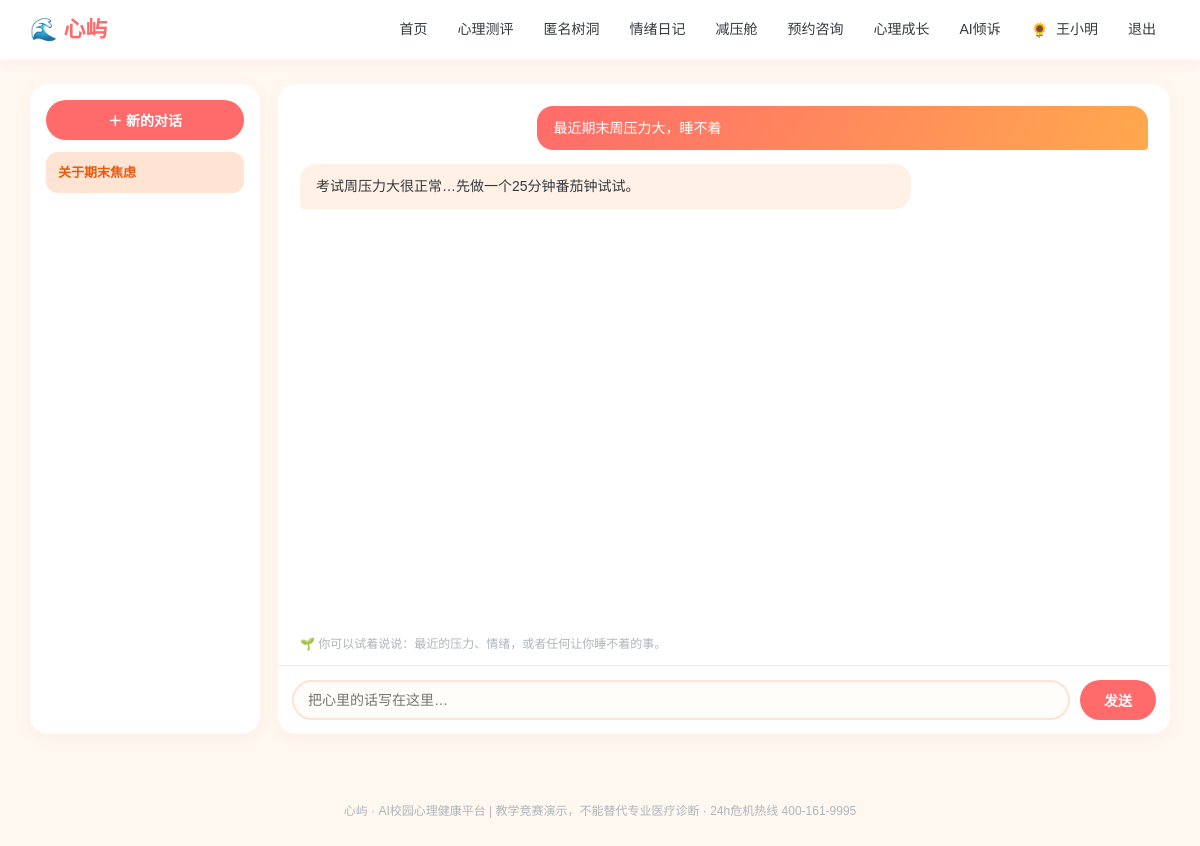
The page /chat (signed in) on the database its author committed.
### models.py (models this page shows, shortened)
class User(db.Model):
    __tablename__ = "users"
    id = db.Column(db.Integer, primary_key=True)
    username = db.Column(db.String(64), unique=True, nullable=False)
    password_hash = db.Column(db.String(256), nullable=False)
    role = db.Column(db.String(16), default="student")   # student / counselor / admin
    real_name = db.Column(db.String(64), default="")
    gender = db.Column(db.String(8), default="")
    grade = db.Column(db.String(32), default="")
    major = db.Column(db.String(64), default="")
    phone = db.Column(db.String(32), default="")
    avatar = db.Column(db.String(16), default="🌻")
    avatar_type = db.Column(db.String(16), default="emoji")   # emoji / upload
    avatar_file = db.Column(db.String(128), default="")       # 本地上传头像文件名
    profile_completed = db.Column(db.Boolean, default=False)  # 首次登录是否已完成基本信息
    qualification_no = db.Column(db.String(64), default="")   # 注册系统编号/证书编号
    qualification_verified = db.Column(db.Boolean, default=False)
    student_id = db.Column(db.String(32), default="")
    school = db.Column(db.String(128), default="")
    college = db.Column(db.String(128), default="")
    class_name = db.Column(db.String(64), default="")
    enrollment_year = db.Column(db.String(8), default="")
    education_level = db.Column(db.String(32), default="")
    student_status = db.Column(db.String(32), default="")
    employee_id = db.Column(db.String(32), default="")
    teacher_title = db.Column(db.String(64), default="")
    department = db.Column(db.String(128), default="")
    qualification = db.Column(db.String(256), default="")
    intro = db.Column(db.String(512), default="")
    created_at = db.Column(db.DateTime, default=datetime.now)

class ChatSession(db.Model):
    __tablename__ = "chat_sessions"
    id = db.Column(db.Integer, primary_key=True)
    user_id = db.Column(db.Integer, db.ForeignKey("users.id"))
    title = db.Column(db.String(128), default="新对话")
    created_at = db.Column(db.DateTime, default=datetime.now)
    last_at = db.Column(db.DateTime, default=datetime.now)

class ChatMessage(db.Model):
    __tablename__ = "chat_messages"
    id = db.Column(db.Integer, primary_key=True)
    session_id = db.Column(db.Integer, db.ForeignKey("chat_sessions.id"))
    role = db.Column(db.String(16))                     # user / assistant
    content = db.Column(db.Text)
    emotion = db.Column(db.String(32), default="")
    risk = db.Column(db.String(16), default="none")
    created_at = db.Column(db.DateTime, default=datetime.now)

### app.py (the view)
@app.route("/chat")
@login_required()
def chat(u):
    sessions = ChatSession.query.filter_by(user_id=u.id).order_by(ChatSession.last_at.desc()).all()
    sid = request.args.get("sid", type=int)
    msgs, cur = [], None
    if sid:
        cur = ChatSession.query.filter_by(id=sid, user_id=u.id).first()
    if not cur and sessions:
        cur = sessions[0]
    if cur:
        msgs = ChatMessage.query.filter_by(session_id=cur.id).order_by(ChatMessage.id).all()
    return render_template("chat.html", u=u, sessions=sessions, cur=cur, msgs=msgs)

### app.py (called while the page is built)
def login_required(role=None):
    def decor(f):
        @wraps(f)
        def wrapper(*args, **kwargs):
            uid = session.get("uid")
            if not uid:
                return redirect(url_for("login", next=request.path))
            u = db.session.get(User, uid)
            if not u:
                session.clear()
                return redirect(url_for("login"))
            if not u.profile_completed and request.endpoint not in (
                    "profile", "logout", "static", "avatar_upload"):
                flash("首次登录请先完善你的基本信息", "warn")
                return redirect(url_for("profile"))
            if role and u.role != role:
                flash("该页面需要相应权限", "warn")
                return redirect(url_for("index"))
            return f(u, *args, **kwargs)
        return wrapper
    return decor

@app.context_processor
def inject_globals():
    uid = session.get("uid")
    u = db.session.get(User, uid) if uid else None
    def avatar_html(usr, cls="", emoji_cls=""):
        if usr and usr.avatar_type == "upload" and usr.avatar:
            return f'<img class="{cls}" src="{usr.avatar}" alt="头像">'
        return f'<span class="{emoji_cls}">{usr.avatar or "👤" if usr else "👤"}</span>'
    return {"now": datetime.now(), "u": u, "avatar_html": avatar_html}

### templates/chat.html (shortened to what this page needs)
{% extends "base.html" %}
{% block body %}
<div class="chat-wrap">
  <div class="side">
    <button class="btn newbtn" id="newChat">＋ 新的对话</button>
    <div class="slist" id="slist">
      {% for s in sessions %}
      <div class="sitem {{ 'active' if cur and cur.id==s.id else '' }}" onclick="location.href='{{ url_for('chat', sid=s.id) }}'">{{ s.title }}</div>
      {% endfor %}
    </div>
  </div>
  <div class="main">
    <div id="msgList">
      {% for m in msgs %}
      {% if m.role=='user' %}
        <div class="bubble me">{{ m.content }}</div>
      {% else %}
        <div class="bubble bot">{{ m.content }}</div>
      {% endif %}
      {% endfor %}
    </div>
    <div class="hint">🌱 你可以试着说说：最近的压力、情绪，或者任何让你睡不着的事。</div>
    <div class="inputbar">
      <input type="text" id="msgInput" placeholder="把心里的话写在这里…" autocomplete="off">
      <button class="btn" id="sendBtn">发送</button>
    </div>
  </div>
</div>
{% endblock %}

### templates/base.html (shortened to what this page needs)
<!DOCTYPE html>
<html lang="zh-CN">
<head>
<link href="{{ url_for('static', filename='css/style.css') }}" rel="stylesheet">
</head>
<body>
<nav class="topnav">
  <div class="nav-inner">
    <a class="brand" href="{{ url_for('index') }}">🌊 心屿</a>
    <div class="nav-links">
      {% if u %}
        {% if u.role == 'student' %}
          <a href="{{ url_for('index') }}">首页</a>
          <a href="{{ url_for('assessments') }}">心理测评</a>
          <a href="{{ url_for('treehole') }}">匿名树洞</a>
          <a href="{{ url_for('mood') }}">情绪日记</a>
          <a href="{{ url_for('relax') }}">减压舱</a>
          <a href="{{ url_for('booking') }}">预约咨询</a>
          <a href="{{ url_for('learn') }}">心理成长</a>
          <a href="{{ url_for('chat') }}">AI倾诉</a>
        {% endif %}
        <a class="nav-user" href="{{ url_for('profile') }}" title="个人信息"><span class="nav-avatar-wrap">{{ avatar_html(u, cls="nav-avatar") | safe }}</span> {{ u.real_name or u.username }}</a>
        <a href="{{ url_for('logout') }}">退出</a>
      {% else %}
        <a href="{{ url_for('login') }}">登录</a>
        <a href="{{ url_for('register') }}">注册</a>
      {% endif %}
    </div>
  </div>
</nav>
<main class="container">{% block body %}{% endblock %}</main>
<footer class="footer">心屿 · AI校园心理健康平台 | 教学竞赛演示，不能替代专业医疗诊断 · 24h危机热线 400-161-9995</footer>
</body>
</html>

### static/css/style.css (style rules this page uses)
* { margin: 0; padding: 0; box-sizing: border-box; }
:root { --brand: #ff6b6b; --brand2: #ffa94d; --sky: #4dabf7; --mint: #51cf66; --sun: #ffd43b; --ink: #343a40; --ink2: #868e96; --bg: #fff8f0; --card: #ffffff; --soft: #fff1e6; }
body { font-family: "Microsoft YaHei", "PingFang SC", sans-serif; background: var(--bg); color: var(--ink); line-height: 1.65; }
a { color: var(--brand); text-decoration: none; }
.topnav { background: #fff; box-shadow: 0 2px 12px rgba(255,107,107,.08); position: sticky; top: 0; z-index: 100; }
.nav-inner { max-width: 1180px; margin: 0 auto; padding: 0 20px; height: 60px; display: flex; align-items: center; justify-content: space-between; }
.brand { font-size: 22px; font-weight: 800; color: var(--brand); display:flex; align-items:center; gap:6px; }
.nav-links { display: flex; gap: 2px; align-items: center; flex-wrap: wrap; }
.nav-links a { color: var(--ink); padding: 7px 14px; border-radius: 20px; font-size: 14px; font-weight: 500; transition: .2s; }
.nav-user { font-size: 13px; color: var(--ink2); padding: 0 8px; }
.nav-avatar-wrap { display: inline-flex; vertical-align: middle; margin-right: 4px; }
.container { max-width: 1180px; margin: 24px auto; padding: 0 20px; }
.footer { text-align: center; color: #adb5bd; font-size: 12px; padding: 28px; margin-top: 40px; }
.btn { display: inline-block; background: var(--brand); color: #fff; border: none; padding: 10px 24px; border-radius: 24px; font-size: 14px; cursor: pointer; font-weight: 600; transition:.2s; }
input[type=text], input[type=password], input[type=date], input[type=time], select, textarea { width: 100%; padding: 10px 14px; border: 2px solid #ffe3d3; border-radius: 12px; font-size: 14px; font-family: inherit; background:#fffdf9; }

### templates/chat.html (style rules this page uses)
.chat-wrap { display:grid;grid-template-columns:230px 1fr;gap:18px;height:calc(100vh - 150px); }
.side { background:#fff;border-radius:18px;padding:16px;box-shadow:0 4px 14px rgba(255,107,107,.08);display:flex;flex-direction:column; }
.newbtn { width:100%;margin-bottom:12px; }
.slist { overflow-y:auto;flex:1; }
.sitem { padding:10px 12px;border-radius:12px;font-size:13px;color:#495057;cursor:pointer;margin-bottom:6px;background:#fff8f0; }
.sitem.active { background:#ffe3d3;color:#e8590c;font-weight:600; }
.main { background:#fff;border-radius:18px;box-shadow:0 4px 14px rgba(255,107,107,.08);display:flex;flex-direction:column;overflow:hidden; }
#msgList { flex:1;overflow-y:auto;padding:22px; }
.bubble { max-width:72%;margin-bottom:14px;padding:11px 16px;border-radius:16px;font-size:14px;white-space:pre-wrap;line-height:1.6; }
.bot { background:#fff1e6;color:#343a40;border-bottom-left-radius:4px; }
.me { background:linear-gradient(120deg,#ff6b6b,#ffa94d);color:#fff;margin-left:auto;border-bottom-right-radius:4px; }
.inputbar { display:flex;gap:10px;padding:14px;border-top:1px solid #ffe8d3; }
#msgInput { flex:1;border-radius:24px; }
.hint { font-size:12px;color:#adb5bd;padding:0 22px 10px; }

### rows shown on the page
User: avatar_type+avatar "🌻", real_name "王小明"
ChatSession: title "关于期末焦虑"
ChatMessage: content "最近期末周压力大，睡不着"
ChatMessage: content "考试周压力大很正常…先做一个25分钟番茄钟试试。"
